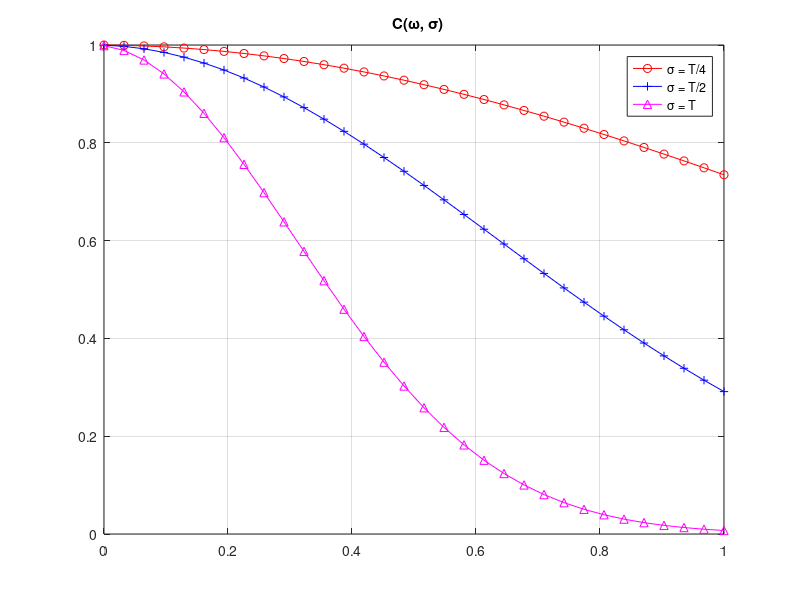

Write the MATLAB code that produced this figure. (Note: this script raises an error after producing the figure.)

       clear; close all;
       colors={'-ro','-b+','-m^','-k*','-gx','-cd'};

%        figure(5)
       N=64;m=2;
       tao=0.39;fr=13.385;
       Fs = 1/tao;   
       A1=1; A2=1;A3=2; A4=1;
       vr=0.2;
       fc=2*vr*fr/300;
       fb=0.102*sqrt(fr);
       f1=-fb+fc; f2=fb+fc;
       sfs=43;sfi=24;

%% plot out C(?, ?)
       n=-Fs/2:Fs/(N-1):Fs/2;
       for i=1:3
           sigma=.25*2^(i-1)*tao;
           omega=n*2*pi;
           c=exp(-sigma^2/2*omega.^2);
           plot(0:1/(N/2-1):1, c(N/2+1:N),colors{i});hold on;
       end
        legend('\sigma = T/4','\sigma = T/2','\sigma = T'), grid on;
        title(' \fontsize{15} C(\omega, \sigma)');
        set(gcf,'Color',[1 1 1]);
        close all;


      
%%       
       y=zeros(4,N);sigmae=zeros(1,100);
       for k=1:100
           
                   ind=0:N-1;
                   t = ind*tao;
                   deltN=normrnd(0,sigma,1,length(t));
                   x1=A1*exp(sqrt(-1)*(2*pi*t*f1))+A2*exp(sqrt(-1)*(2*pi*t*f2)); 
                   x2 = A1*exp(sqrt(-1)*(2*pi*(t+deltN)*f1))+A2*exp(sqrt(-1)*(2*pi*(t+deltN)*f2)); 
                   x11=A3*exp(sqrt(-1)*(2*pi*t*f1))+A4*exp(sqrt(-1)*(2*pi*t*f2)); 
                   x22 = A3*exp(sqrt(-1)*(2*pi*(t+deltN)*f1))+A4*exp(sqrt(-1)*(2*pi*(t+deltN)*f2));  
                   
                   h = spectrum.periodogram('rectangular');
                   hopts1 = psdopts(h,x1);  % Default options based on the signal x
                   set(hopts1,'Fs',Fs,'SpectrumType','twosided','CenterDC',true,'NFFT',N);
                   subplot(221), psd(h,x1,hopts1);
                   h1=psd(h,x1,hopts1); Pxx1 = h1.Data; 
                   y(1,:)=10*log10(Pxx1);

                   hopts2 = psdopts(h,x2);  % Default options based on the signal x
                   set(hopts2,'Fs',Fs,'SpectrumType','twosided','CenterDC',true,'NFFT',N);
                   subplot(223), psd(h,x2,hopts2)
                   h2=psd(h,x2,hopts2); Pxx2 = h2.Data; y(2,:)=10*log10(Pxx2);
                   set(gcf,'color',[1 1 1]);

                   ind = 0:N*8-1;
                   t = ind*tao;
                   delt=normrnd(0,sigma,1,length(t));
                   x3 = A1*exp(sqrt(-1)*(2*pi*(t+delt)*f1))+A2*exp(sqrt(-1)*(2*pi*(t+delt)*f2));  
                   x4 = A3*exp(sqrt(-1)*(2*pi*(t+delt)*f1))+A4*exp(sqrt(-1)*(2*pi*(t+delt)*f2));  
                   
                   h = spectrum.welch('rectangular',N,0);
                   hopts3 = psdopts(h,x3);  % Default options based on the signal x
                   set(hopts3,'Fs',Fs,'SpectrumType','twosided','CenterDC',true,'NFFT',N);
                   subplot(222), psd(h,x3,hopts3);
                   h3=psd(h,x3,hopts3); Pxx3 = h3.Data;    y(3,:)=10*log10(Pxx3);% useful
                   W=h3.Frequencies;                          %     plot(10*log10(Pxx3))
                   
                   %                    sfs=167; sfi=93;  
                   sfs=42; sfi=23;                   
                   sigma2=log(Pxx3(sfs)/Pxx3(sfi))/(4*pi^2*(W(sfi)^2-W(sfs)^2));
                   if sigma2 <0
                                 sigma2=-sigma2;
                   end
                   sigmae(k)=sqrt(sigma2); 
                   m=sigmae(k)/sigma;
                   sigma3=log(Pxx3(sfs)/Pxx3(sfi))/(4^m*pi^2*(W(sfi)^2-W(sfs)^2));
                   if sigma3 <0
                                 sigma3=-sigma3;
                   end
                   sigmae(k)=sqrt(sigma3); 
                   omega=W*2*pi;
                   c=exp(-sigmae(k)^2/2*omega.^2);
                   c2=exp(-sigmae(k)^2/2*omega.^2);
                   
                   Pxx4=Pxx3./c.^2;
                   Pxx3(sfs)=Pxx4(sfs); Pxx3(sfi)=Pxx4(sfi); y(4,:)=10*log10(Pxx3);
                   subplot(224),hpsd=dspdata.psd(Pxx3,W,'Fs',Fs);plot(hpsd);
                   
                   %% for A1~=A2
                   h = spectrum.periodogram('rectangular');
                   hopts11 = psdopts(h,x11);  % Default options based on the signal x
                   set(hopts11,'Fs',Fs,'SpectrumType','twosided','CenterDC',true,'NFFT',N);
                    figure(2), subplot(221), psd(h,x11,hopts11);
                   h11=psd(h,x11,hopts11); Pxx5 = h11.Data; 
                   y(5,:)=10*log10(Pxx5);
                   
                   hopts22 = psdopts(h,x22);  % Default options based on the signal x
                   set(hopts22,'Fs',Fs,'SpectrumType','twosided','CenterDC',true,'NFFT',N);
                   subplot(223), psd(h,x22,hopts22)
                   h22=psd(h,x22,hopts22); Pxx6 = h22.Data; y(6,:)=10*log10(Pxx6);
                   set(gcf,'color',[1 1 1]);
                   
                   h = spectrum.welch('rectangular',N,0);
                   hopts4 = psdopts(h,x4);  % Default options based on the signal x
                   set(hopts4,'Fs',Fs,'SpectrumType','twosided','CenterDC',true,'NFFT',N);
                   subplot(222), psd(h,x4,hopts4);
                   h4=psd(h,x4,hopts4); Pxx7 = h4.Data;    y(7,:)=10*log10(Pxx7);% useful


c2(sfs)
c2(sfi)
o=c2(sfs);
c2(sfs)=c2(sfi);
c2(sfi)=o;


c2(sfs)
c2(sfi)
                   Pxx8=Pxx7./c2.^2;
                   Pxx7(sfs)=Pxx8(sfs); Pxx7(sfi)=Pxx8(sfi); y(8,:)=10*log10(Pxx7);
                   subplot(224),hpsd=dspdata.psd(Pxx7,W,'Fs',Fs);plot(hpsd);
   

         
                    ratio=y(:,sfs)-y(:,sfi);
                    tans4=10.^(ratio/2);
                    tans=tans4.^.25;
                    wdir(k,:)=atan(tans)*2/pi*180;  
          
       end

%        [f,x] = ksdensity(wdir(:,3));plot(x,f);
%        [f,xf] = ecdf(wdir(:,3));
%        ind1=find(xf<(wdir(1,1)+2));
%        ind2=find(xf(ind1)>(wdir(1,1)-2));
%        pdf2deg= f(ind2(end))-f(ind2(1));
      
       



%   for i=1:8
%                       delt=normrnd(0,sigma,1,N);
%                       ind2=ind(1:N)+(i-1)*N;
%                       x2 = A1*exp(sqrt(-1)*(2*pi*(t(ind2)+delt)*f1))+A2*exp(sqrt(-1)*(2*pi*(t(ind2)+delt)*f2));  
%                       x2fft(i,:)=fftshift(abs(fft(x2)));
%                       
%                    end



%      x2logave=mean(20*log10(x2fft),1);          % log average
%                    x2ave_c=x2ave./c;                                 % calibrated
%                     y(1,:)=20*log10(xo);                             
%                     y(2,:)=20*log10(xbad);
%                     y(3,:)=x2logave;
%                     y(4,:)=x2logave-20*log10(c);
%                     y(5,:)=20*log10(x2ave_c);
%                     figure(1)
%                     plot(y(1,:));
%                     plot(n,y(1,:),colors{1}); hold on;
%                     plot(n,y(2,:),colors{2}); 
%                     plot(n,y(3,:),colors{3}); 
%                     legend('regular sampled sea echo','sea echo with sampling jitters','emsemble log average'), grid on;
%                     title(' \fontsize{15} First-order sea echo power spectrum');
%                     set(gcf,'Color',[1 1 1]);
%                     figure(2)
%                     plot(n,y(1,:),colors{1}); hold on;
%                     plot(n,y(4,:),colors{4}); 
%                     plot(n,y(5,:),colors{5}); 
%                     legend('regular sampled sea echo','ensemble log average with calibration','emsemble amplitude average with calibration'), grid on;
%                     title(' \fontsize{15} First-order sea echo power spectrum');
%                     set(gcf,'Color',[1 1 1]);
                
%                     plot(n,y(2,:),'y'); pause; hold on; plot(n,y(3,:),'m');
%                     pause; plot(n,y(1,:),'k'); pause;
%                     plot(n,y(4,:),'r'), hold on; pause;plot(n,y(5,:),'b'); pause;  
       
       